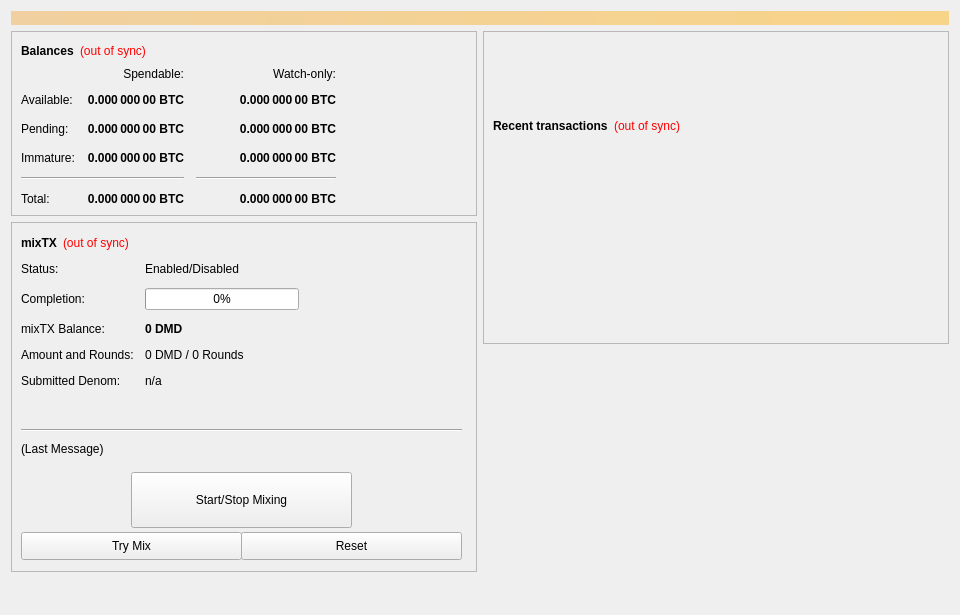
<?xml version="1.0" encoding="UTF-8"?>
<ui version="4.0">
 <class>OverviewPage</class>
 <widget class="QWidget" name="OverviewPage">
  <property name="geometry">
   <rect>
    <x>0</x>
    <y>0</y>
    <width>960</width>
    <height>615</height>
   </rect>
  </property>
  <property name="minimumSize">
   <size>
    <width>960</width>
    <height>0</height>
   </size>
  </property>
  <property name="windowTitle">
   <string>Form</string>
  </property>
  <layout class="QVBoxLayout" name="topLayout">
   <item>
    <widget class="QLabel" name="labelAlerts">
     <property name="visible">
      <bool>false</bool>
     </property>
     <property name="styleSheet">
      <string notr="true">background-color: qlineargradient(x1: 0, y1: 0, x2: 1, y2: 0, stop:0 #F0D0A0, stop:1 #F8D488); color:#000000;</string>
     </property>
     <property name="wordWrap">
      <bool>true</bool>
     </property>
     <property name="margin">
      <number>3</number>
     </property>
    </widget>
   </item>
   <item>
    <layout class="QHBoxLayout" name="horizontalLayout" stretch="1,1">
     <item>
      <layout class="QVBoxLayout" name="verticalLayout_2">
       <item>
        <widget class="QFrame" name="frame">
         <property name="frameShape">
          <enum>QFrame::StyledPanel</enum>
         </property>
         <property name="frameShadow">
          <enum>QFrame::Raised</enum>
         </property>
         <layout class="QVBoxLayout" name="verticalLayout_4">
          <item>
           <layout class="QHBoxLayout" name="horizontalLayout_4">
            <item>
             <widget class="QLabel" name="label_5">
              <property name="font">
               <font>
                <weight>75</weight>
                <bold>true</bold>
               </font>
              </property>
              <property name="text">
               <string>Balances</string>
              </property>
             </widget>
            </item>
            <item>
             <widget class="QLabel" name="labelWalletStatus">
              <property name="cursor">
               <cursorShape>WhatsThisCursor</cursorShape>
              </property>
              <property name="toolTip">
               <string>The displayed information may be out of date. Your wallet automatically synchronizes with the DMD network after a connection is established, but this process has not completed yet.</string>
              </property>
              <property name="styleSheet">
               <string notr="true">QLabel { color: red; }</string>
              </property>
              <property name="text">
               <string notr="true">(out of sync)</string>
              </property>
              <property name="alignment">
               <set>Qt::AlignLeading|Qt::AlignLeft|Qt::AlignVCenter</set>
              </property>
             </widget>
            </item>
            <item>
             <spacer name="horizontalSpacer_3">
              <property name="orientation">
               <enum>Qt::Horizontal</enum>
              </property>
              <property name="sizeHint" stdset="0">
               <size>
                <width>40</width>
                <height>20</height>
               </size>
              </property>
             </spacer>
            </item>
           </layout>
          </item>
          <item>
           <layout class="QGridLayout" name="gridLayout">
            <property name="spacing">
             <number>12</number>
            </property>
            <item row="2" column="2">
             <widget class="QLabel" name="labelWatchPending">
              <property name="font">
               <font>
                <weight>75</weight>
                <bold>true</bold>
               </font>
              </property>
              <property name="cursor">
               <cursorShape>IBeamCursor</cursorShape>
              </property>
              <property name="toolTip">
               <string>Unconfirmed transactions to watch-only addresses</string>
              </property>
              <property name="text">
               <string notr="true">0.000 000 00 BTC</string>
              </property>
              <property name="alignment">
               <set>Qt::AlignRight|Qt::AlignTrailing|Qt::AlignVCenter</set>
              </property>
              <property name="textInteractionFlags">
               <set>Qt::LinksAccessibleByMouse|Qt::TextSelectableByKeyboard|Qt::TextSelectableByMouse</set>
              </property>
             </widget>
            </item>
            <item row="2" column="1">
             <widget class="QLabel" name="labelUnconfirmed">
              <property name="font">
               <font>
                <weight>75</weight>
                <bold>true</bold>
               </font>
              </property>
              <property name="cursor">
               <cursorShape>IBeamCursor</cursorShape>
              </property>
              <property name="toolTip">
               <string>Total of transactions that have yet to be confirmed, and do not yet count toward the spendable balance</string>
              </property>
              <property name="text">
               <string notr="true">0.000 000 00 BTC</string>
              </property>
              <property name="alignment">
               <set>Qt::AlignRight|Qt::AlignTrailing|Qt::AlignVCenter</set>
              </property>
              <property name="textInteractionFlags">
               <set>Qt::LinksAccessibleByMouse|Qt::TextSelectableByKeyboard|Qt::TextSelectableByMouse</set>
              </property>
             </widget>
            </item>
            <item row="3" column="2">
             <widget class="QLabel" name="labelWatchImmature">
              <property name="font">
               <font>
                <weight>75</weight>
                <bold>true</bold>
               </font>
              </property>
              <property name="cursor">
               <cursorShape>IBeamCursor</cursorShape>
              </property>
              <property name="toolTip">
               <string>Staked or masternode rewards in watch-only addresses that has not yet matured</string>
              </property>
              <property name="text">
               <string notr="true">0.000 000 00 BTC</string>
              </property>
              <property name="alignment">
               <set>Qt::AlignRight|Qt::AlignTrailing|Qt::AlignVCenter</set>
              </property>
              <property name="textInteractionFlags">
               <set>Qt::LinksAccessibleByMouse|Qt::TextSelectableByKeyboard|Qt::TextSelectableByMouse</set>
              </property>
             </widget>
            </item>
            <item row="4" column="0" colspan="2">
             <widget class="Line" name="lineSpendableBalance">
              <property name="orientation">
               <enum>Qt::Horizontal</enum>
              </property>
             </widget>
            </item>
            <item row="4" column="2">
             <widget class="Line" name="lineWatchBalance">
              <property name="sizePolicy">
               <sizepolicy hsizetype="Preferred" vsizetype="Fixed">
                <horstretch>0</horstretch>
                <verstretch>0</verstretch>
               </sizepolicy>
              </property>
              <property name="minimumSize">
               <size>
                <width>140</width>
                <height>0</height>
               </size>
              </property>
              <property name="orientation">
               <enum>Qt::Horizontal</enum>
              </property>
             </widget>
            </item>
            <item row="5" column="0">
             <widget class="QLabel" name="labelTotalText">
              <property name="text">
               <string>Total:</string>
              </property>
             </widget>
            </item>
            <item row="3" column="1">
             <widget class="QLabel" name="labelImmature">
              <property name="font">
               <font>
                <weight>75</weight>
                <bold>true</bold>
               </font>
              </property>
              <property name="cursor">
               <cursorShape>IBeamCursor</cursorShape>
              </property>
              <property name="toolTip">
               <string>Staked or masternode rewards that has not yet matured</string>
              </property>
              <property name="text">
               <string notr="true">0.000 000 00 BTC</string>
              </property>
              <property name="alignment">
               <set>Qt::AlignRight|Qt::AlignTrailing|Qt::AlignVCenter</set>
              </property>
              <property name="textInteractionFlags">
               <set>Qt::LinksAccessibleByMouse|Qt::TextSelectableByKeyboard|Qt::TextSelectableByMouse</set>
              </property>
             </widget>
            </item>
            <item row="2" column="3">
             <spacer name="horizontalSpacer_2">
              <property name="orientation">
               <enum>Qt::Horizontal</enum>
              </property>
              <property name="sizeHint" stdset="0">
               <size>
                <width>40</width>
                <height>20</height>
               </size>
              </property>
             </spacer>
            </item>
            <item row="3" column="0">
             <widget class="QLabel" name="labelImmatureText">
              <property name="text">
               <string>Immature:</string>
              </property>
             </widget>
            </item>
            <item row="5" column="1">
             <widget class="QLabel" name="labelTotal">
              <property name="font">
               <font>
                <weight>75</weight>
                <bold>true</bold>
               </font>
              </property>
              <property name="cursor">
               <cursorShape>IBeamCursor</cursorShape>
              </property>
              <property name="toolTip">
               <string>Your current total balance</string>
              </property>
              <property name="text">
               <string notr="true">0.000 000 00 BTC</string>
              </property>
              <property name="alignment">
               <set>Qt::AlignRight|Qt::AlignTrailing|Qt::AlignVCenter</set>
              </property>
              <property name="textInteractionFlags">
               <set>Qt::LinksAccessibleByMouse|Qt::TextSelectableByKeyboard|Qt::TextSelectableByMouse</set>
              </property>
             </widget>
            </item>
            <item row="5" column="2">
             <widget class="QLabel" name="labelWatchTotal">
              <property name="font">
               <font>
                <weight>75</weight>
                <bold>true</bold>
               </font>
              </property>
              <property name="cursor">
               <cursorShape>IBeamCursor</cursorShape>
              </property>
              <property name="toolTip">
               <string>Current total balance in watch-only addresses</string>
              </property>
              <property name="text">
               <string notr="true">0.000 000 00 BTC</string>
              </property>
              <property name="alignment">
               <set>Qt::AlignRight|Qt::AlignTrailing|Qt::AlignVCenter</set>
              </property>
              <property name="textInteractionFlags">
               <set>Qt::LinksAccessibleByMouse|Qt::TextSelectableByKeyboard|Qt::TextSelectableByMouse</set>
              </property>
             </widget>
            </item>
            <item row="0" column="2">
             <widget class="QLabel" name="labelWatchonly">
              <property name="text">
               <string>Watch-only:</string>
              </property>
              <property name="alignment">
               <set>Qt::AlignRight|Qt::AlignTrailing|Qt::AlignVCenter</set>
              </property>
             </widget>
            </item>
            <item row="1" column="0">
             <widget class="QLabel" name="labelBalanceText">
              <property name="text">
               <string>Available:</string>
              </property>
             </widget>
            </item>
            <item row="1" column="1">
             <widget class="QLabel" name="labelBalance">
              <property name="font">
               <font>
                <weight>75</weight>
                <bold>true</bold>
               </font>
              </property>
              <property name="cursor">
               <cursorShape>IBeamCursor</cursorShape>
              </property>
              <property name="toolTip">
               <string>Your current spendable balance</string>
              </property>
              <property name="text">
               <string notr="true">0.000 000 00 BTC</string>
              </property>
              <property name="alignment">
               <set>Qt::AlignRight|Qt::AlignTrailing|Qt::AlignVCenter</set>
              </property>
              <property name="textInteractionFlags">
               <set>Qt::LinksAccessibleByMouse|Qt::TextSelectableByKeyboard|Qt::TextSelectableByMouse</set>
              </property>
             </widget>
            </item>
            <item row="1" column="2">
             <widget class="QLabel" name="labelWatchAvailable">
              <property name="font">
               <font>
                <weight>75</weight>
                <bold>true</bold>
               </font>
              </property>
              <property name="cursor">
               <cursorShape>IBeamCursor</cursorShape>
              </property>
              <property name="toolTip">
               <string>Your current balance in watch-only addresses</string>
              </property>
              <property name="text">
               <string notr="true">0.000 000 00 BTC</string>
              </property>
              <property name="alignment">
               <set>Qt::AlignRight|Qt::AlignTrailing|Qt::AlignVCenter</set>
              </property>
              <property name="textInteractionFlags">
               <set>Qt::LinksAccessibleByMouse|Qt::TextSelectableByKeyboard|Qt::TextSelectableByMouse</set>
              </property>
             </widget>
            </item>
            <item row="2" column="0">
             <widget class="QLabel" name="labelPendingText">
              <property name="text">
               <string>Pending:</string>
              </property>
             </widget>
            </item>
            <item row="0" column="1">
             <widget class="QLabel" name="labelSpendable">
              <property name="text">
               <string>Spendable:</string>
              </property>
              <property name="alignment">
               <set>Qt::AlignRight|Qt::AlignTrailing|Qt::AlignVCenter</set>
              </property>
             </widget>
            </item>
           </layout>
          </item>
         </layout>
        </widget>
       </item>
       <item>
        <widget class="QFrame" name="framemixTX">
         <property name="minimumSize">
          <size>
           <width>0</width>
           <height>350</height>
          </size>
         </property>
         <property name="layoutDirection">
          <enum>Qt::LeftToRight</enum>
         </property>
         <property name="frameShape">
          <enum>QFrame::StyledPanel</enum>
         </property>
         <property name="frameShadow">
          <enum>QFrame::Raised</enum>
         </property>
         <widget class="QWidget" name="formLayoutWidget">
          <property name="geometry">
           <rect>
            <x>10</x>
            <y>40</y>
            <width>451</width>
            <height>161</height>
           </rect>
          </property>
          <layout class="QFormLayout" name="formLayout">
           <property name="fieldGrowthPolicy">
            <enum>QFormLayout::AllNonFixedFieldsGrow</enum>
           </property>
           <property name="horizontalSpacing">
            <number>11</number>
           </property>
           <property name="verticalSpacing">
            <number>12</number>
           </property>
           <item row="0" column="0">
            <widget class="QLabel" name="label_6">
             <property name="text">
              <string>Status:</string>
             </property>
            </widget>
           </item>
           <item row="1" column="0">
            <widget class="QLabel" name="label_7">
             <property name="text">
              <string>Completion:</string>
             </property>
            </widget>
           </item>
           <item row="1" column="1">
            <widget class="QProgressBar" name="mixTXProgress">
             <property name="maximumSize">
              <size>
               <width>154</width>
               <height>16777215</height>
              </size>
             </property>
             <property name="value">
              <number>0</number>
             </property>
            </widget>
           </item>
           <item row="2" column="0">
            <widget class="QLabel" name="labelAnonymizedText">
             <property name="text">
              <string>mixTX Balance:</string>
             </property>
            </widget>
           </item>
           <item row="2" column="1">
            <widget class="QLabel" name="labelAnonymized">
             <property name="font">
              <font>
               <weight>75</weight>
               <bold>true</bold>
              </font>
             </property>
             <property name="text">
              <string notr="true">0 DMD</string>
             </property>
            </widget>
           </item>
           <item row="3" column="0">
            <widget class="QLabel" name="label_8">
             <property name="text">
              <string>Amount and Rounds:</string>
             </property>
            </widget>
           </item>
           <item row="3" column="1">
            <widget class="QLabel" name="labelAmountRounds">
             <property name="text">
              <string>0 DMD / 0 Rounds</string>
             </property>
            </widget>
           </item>
           <item row="4" column="0">
            <widget class="QLabel" name="label_9">
             <property name="text">
              <string>Submitted Denom:</string>
             </property>
            </widget>
           </item>
           <item row="4" column="1">
            <widget class="QLabel" name="labelSubmittedDenom">
             <property name="toolTip">
              <string>The denominations you submitted to the Masternode.&lt;br&gt;To mix, other users must submit the exact same denominations.</string>
             </property>
             <property name="text">
              <string>n/a</string>
             </property>
            </widget>
           </item>
           <item row="0" column="1">
            <widget class="QLabel" name="mixTXEnabled">
             <property name="text">
              <string>Enabled/Disabled</string>
             </property>
            </widget>
           </item>
          </layout>
         </widget>
         <widget class="QPushButton" name="runAutoDenom">
          <property name="geometry">
           <rect>
            <x>251</x>
            <y>17</y>
            <width>1</width>
            <height>1</height>
           </rect>
          </property>
          <property name="palette">
           <palette>
            <active>
             <colorrole role="WindowText">
              <brush brushstyle="SolidPattern">
               <color alpha="255">
                <red>0</red>
                <green>0</green>
                <blue>0</blue>
               </color>
              </brush>
             </colorrole>
             <colorrole role="Button">
              <brush brushstyle="SolidPattern">
               <color alpha="255">
                <red>239</red>
                <green>238</green>
                <blue>238</blue>
               </color>
              </brush>
             </colorrole>
             <colorrole role="Light">
              <brush brushstyle="SolidPattern">
               <color alpha="255">
                <red>255</red>
                <green>255</green>
                <blue>255</blue>
               </color>
              </brush>
             </colorrole>
             <colorrole role="Midlight">
              <brush brushstyle="SolidPattern">
               <color alpha="255">
                <red>247</red>
                <green>246</green>
                <blue>246</blue>
               </color>
              </brush>
             </colorrole>
             <colorrole role="Dark">
              <brush brushstyle="SolidPattern">
               <color alpha="255">
                <red>119</red>
                <green>119</green>
                <blue>119</blue>
               </color>
              </brush>
             </colorrole>
             <colorrole role="Mid">
              <brush brushstyle="SolidPattern">
               <color alpha="255">
                <red>159</red>
                <green>159</green>
                <blue>159</blue>
               </color>
              </brush>
             </colorrole>
             <colorrole role="Text">
              <brush brushstyle="SolidPattern">
               <color alpha="255">
                <red>0</red>
                <green>0</green>
                <blue>0</blue>
               </color>
              </brush>
             </colorrole>
             <colorrole role="BrightText">
              <brush brushstyle="SolidPattern">
               <color alpha="255">
                <red>255</red>
                <green>255</green>
                <blue>255</blue>
               </color>
              </brush>
             </colorrole>
             <colorrole role="ButtonText">
              <brush brushstyle="SolidPattern">
               <color alpha="255">
                <red>0</red>
                <green>0</green>
                <blue>0</blue>
               </color>
              </brush>
             </colorrole>
             <colorrole role="Base">
              <brush brushstyle="SolidPattern">
               <color alpha="255">
                <red>255</red>
                <green>255</green>
                <blue>255</blue>
               </color>
              </brush>
             </colorrole>
             <colorrole role="Window">
              <brush brushstyle="SolidPattern">
               <color alpha="255">
                <red>239</red>
                <green>238</green>
                <blue>238</blue>
               </color>
              </brush>
             </colorrole>
             <colorrole role="Shadow">
              <brush brushstyle="SolidPattern">
               <color alpha="255">
                <red>0</red>
                <green>0</green>
                <blue>0</blue>
               </color>
              </brush>
             </colorrole>
             <colorrole role="AlternateBase">
              <brush brushstyle="SolidPattern">
               <color alpha="255">
                <red>247</red>
                <green>246</green>
                <blue>246</blue>
               </color>
              </brush>
             </colorrole>
             <colorrole role="ToolTipBase">
              <brush brushstyle="SolidPattern">
               <color alpha="255">
                <red>255</red>
                <green>255</green>
                <blue>220</blue>
               </color>
              </brush>
             </colorrole>
             <colorrole role="ToolTipText">
              <brush brushstyle="SolidPattern">
               <color alpha="255">
                <red>0</red>
                <green>0</green>
                <blue>0</blue>
               </color>
              </brush>
             </colorrole>
            </active>
            <inactive>
             <colorrole role="WindowText">
              <brush brushstyle="SolidPattern">
               <color alpha="255">
                <red>0</red>
                <green>0</green>
                <blue>0</blue>
               </color>
              </brush>
             </colorrole>
             <colorrole role="Button">
              <brush brushstyle="SolidPattern">
               <color alpha="255">
                <red>239</red>
                <green>238</green>
                <blue>238</blue>
               </color>
              </brush>
             </colorrole>
             <colorrole role="Light">
              <brush brushstyle="SolidPattern">
               <color alpha="255">
                <red>255</red>
                <green>255</green>
                <blue>255</blue>
               </color>
              </brush>
             </colorrole>
             <colorrole role="Midlight">
              <brush brushstyle="SolidPattern">
               <color alpha="255">
                <red>247</red>
                <green>246</green>
                <blue>246</blue>
               </color>
              </brush>
             </colorrole>
             <colorrole role="Dark">
              <brush brushstyle="SolidPattern">
               <color alpha="255">
                <red>119</red>
                <green>119</green>
                <blue>119</blue>
               </color>
              </brush>
             </colorrole>
             <colorrole role="Mid">
              <brush brushstyle="SolidPattern">
               <color alpha="255">
                <red>159</red>
                <green>159</green>
                <blue>159</blue>
               </color>
              </brush>
             </colorrole>
             <colorrole role="Text">
              <brush brushstyle="SolidPattern">
               <color alpha="255">
                <red>0</red>
                <green>0</green>
                <blue>0</blue>
               </color>
              </brush>
             </colorrole>
             <colorrole role="BrightText">
              <brush brushstyle="SolidPattern">
               <color alpha="255">
                <red>255</red>
                <green>255</green>
                <blue>255</blue>
               </color>
              </brush>
             </colorrole>
             <colorrole role="ButtonText">
              <brush brushstyle="SolidPattern">
               <color alpha="255">
                <red>0</red>
                <green>0</green>
                <blue>0</blue>
               </color>
              </brush>
             </colorrole>
             <colorrole role="Base">
              <brush brushstyle="SolidPattern">
               <color alpha="255">
                <red>255</red>
                <green>255</green>
                <blue>255</blue>
               </color>
              </brush>
             </colorrole>
             <colorrole role="Window">
              <brush brushstyle="SolidPattern">
               <color alpha="255">
                <red>239</red>
                <green>238</green>
                <blue>238</blue>
               </color>
              </brush>
             </colorrole>
             <colorrole role="Shadow">
              <brush brushstyle="SolidPattern">
               <color alpha="255">
                <red>0</red>
                <green>0</green>
                <blue>0</blue>
               </color>
              </brush>
             </colorrole>
             <colorrole role="AlternateBase">
              <brush brushstyle="SolidPattern">
               <color alpha="255">
                <red>247</red>
                <green>246</green>
                <blue>246</blue>
               </color>
              </brush>
             </colorrole>
             <colorrole role="ToolTipBase">
              <brush brushstyle="SolidPattern">
               <color alpha="255">
                <red>255</red>
                <green>255</green>
                <blue>220</blue>
               </color>
              </brush>
             </colorrole>
             <colorrole role="ToolTipText">
              <brush brushstyle="SolidPattern">
               <color alpha="255">
                <red>0</red>
                <green>0</green>
                <blue>0</blue>
               </color>
              </brush>
             </colorrole>
            </inactive>
            <disabled>
             <colorrole role="WindowText">
              <brush brushstyle="SolidPattern">
               <color alpha="255">
                <red>119</red>
                <green>119</green>
                <blue>119</blue>
               </color>
              </brush>
             </colorrole>
             <colorrole role="Button">
              <brush brushstyle="SolidPattern">
               <color alpha="255">
                <red>239</red>
                <green>238</green>
                <blue>238</blue>
               </color>
              </brush>
             </colorrole>
             <colorrole role="Light">
              <brush brushstyle="SolidPattern">
               <color alpha="255">
                <red>255</red>
                <green>255</green>
                <blue>255</blue>
               </color>
              </brush>
             </colorrole>
             <colorrole role="Midlight">
              <brush brushstyle="SolidPattern">
               <color alpha="255">
                <red>247</red>
                <green>246</green>
                <blue>246</blue>
               </color>
              </brush>
             </colorrole>
             <colorrole role="Dark">
              <brush brushstyle="SolidPattern">
               <color alpha="255">
                <red>119</red>
                <green>119</green>
                <blue>119</blue>
               </color>
              </brush>
             </colorrole>
             <colorrole role="Mid">
              <brush brushstyle="SolidPattern">
               <color alpha="255">
                <red>159</red>
                <green>159</green>
                <blue>159</blue>
               </color>
              </brush>
             </colorrole>
             <colorrole role="Text">
              <brush brushstyle="SolidPattern">
               <color alpha="255">
                <red>119</red>
                <green>119</green>
                <blue>119</blue>
               </color>
              </brush>
             </colorrole>
             <colorrole role="BrightText">
              <brush brushstyle="SolidPattern">
               <color alpha="255">
                <red>255</red>
                <green>255</green>
                <blue>255</blue>
               </color>
              </brush>
             </colorrole>
             <colorrole role="ButtonText">
              <brush brushstyle="SolidPattern">
               <color alpha="255">
                <red>119</red>
                <green>119</green>
                <blue>119</blue>
               </color>
              </brush>
             </colorrole>
             <colorrole role="Base">
              <brush brushstyle="SolidPattern">
               <color alpha="255">
                <red>239</red>
                <green>238</green>
                <blue>238</blue>
               </color>
              </brush>
             </colorrole>
             <colorrole role="Window">
              <brush brushstyle="SolidPattern">
               <color alpha="255">
                <red>239</red>
                <green>238</green>
                <blue>238</blue>
               </color>
              </brush>
             </colorrole>
             <colorrole role="Shadow">
              <brush brushstyle="SolidPattern">
               <color alpha="255">
                <red>0</red>
                <green>0</green>
                <blue>0</blue>
               </color>
              </brush>
             </colorrole>
             <colorrole role="AlternateBase">
              <brush brushstyle="SolidPattern">
               <color alpha="255">
                <red>239</red>
                <green>238</green>
                <blue>238</blue>
               </color>
              </brush>
             </colorrole>
             <colorrole role="ToolTipBase">
              <brush brushstyle="SolidPattern">
               <color alpha="255">
                <red>255</red>
                <green>255</green>
                <blue>220</blue>
               </color>
              </brush>
             </colorrole>
             <colorrole role="ToolTipText">
              <brush brushstyle="SolidPattern">
               <color alpha="255">
                <red>0</red>
                <green>0</green>
                <blue>0</blue>
               </color>
              </brush>
             </colorrole>
            </disabled>
           </palette>
          </property>
          <property name="focusPolicy">
           <enum>Qt::NoFocus</enum>
          </property>
          <property name="autoFillBackground">
           <bool>true</bool>
          </property>
          <property name="text">
           <string/>
          </property>
          <property name="flat">
           <bool>true</bool>
          </property>
         </widget>
         <widget class="QPushButton" name="togglemixTX">
          <property name="geometry">
           <rect>
            <x>120</x>
            <y>250</y>
            <width>221</width>
            <height>56</height>
           </rect>
          </property>
          <property name="sizePolicy">
           <sizepolicy hsizetype="MinimumExpanding" vsizetype="Fixed">
            <horstretch>0</horstretch>
            <verstretch>0</verstretch>
           </sizepolicy>
          </property>
          <property name="text">
           <string>Start/Stop Mixing</string>
          </property>
         </widget>
         <widget class="Line" name="lineLastMessage">
          <property name="geometry">
           <rect>
            <x>10</x>
            <y>200</y>
            <width>441</width>
            <height>16</height>
           </rect>
          </property>
          <property name="orientation">
           <enum>Qt::Horizontal</enum>
          </property>
         </widget>
         <widget class="QLabel" name="mixTXStatus">
          <property name="geometry">
           <rect>
            <x>10</x>
            <y>220</y>
            <width>451</width>
            <height>61</height>
           </rect>
          </property>
          <property name="minimumSize">
           <size>
            <width>288</width>
            <height>43</height>
           </size>
          </property>
          <property name="text">
           <string>(Last Message)</string>
          </property>
          <property name="alignment">
           <set>Qt::AlignLeading|Qt::AlignLeft|Qt::AlignTop</set>
          </property>
          <property name="wordWrap">
           <bool>true</bool>
          </property>
         </widget>
         <widget class="QPushButton" name="mixTXAuto">
          <property name="geometry">
           <rect>
            <x>10</x>
            <y>310</y>
            <width>221</width>
            <height>28</height>
           </rect>
          </property>
          <property name="sizePolicy">
           <sizepolicy hsizetype="MinimumExpanding" vsizetype="Fixed">
            <horstretch>0</horstretch>
            <verstretch>0</verstretch>
           </sizepolicy>
          </property>
          <property name="toolTip">
           <string>Try to manually submit a mixTX request.</string>
          </property>
          <property name="text">
           <string>Try Mix</string>
          </property>
         </widget>
         <widget class="QPushButton" name="mixTXReset">
          <property name="geometry">
           <rect>
            <x>230</x>
            <y>310</y>
            <width>221</width>
            <height>28</height>
           </rect>
          </property>
          <property name="sizePolicy">
           <sizepolicy hsizetype="MinimumExpanding" vsizetype="Fixed">
            <horstretch>0</horstretch>
            <verstretch>0</verstretch>
           </sizepolicy>
          </property>
          <property name="toolTip">
           <string>Reset the current status of mixTX (can interrupt mixTX if it's in the process of Mixing, which can cost you money!)</string>
          </property>
          <property name="autoFillBackground">
           <bool>false</bool>
          </property>
          <property name="text">
           <string>Reset</string>
          </property>
         </widget>
         <widget class="QWidget" name="layoutWidget">
          <property name="geometry">
           <rect>
            <x>10</x>
            <y>10</y>
            <width>431</width>
            <height>22</height>
           </rect>
          </property>
          <layout class="QHBoxLayout" name="horizontalLayout_5">
           <item>
            <widget class="QLabel" name="label_2">
             <property name="font">
              <font>
               <weight>75</weight>
               <bold>true</bold>
              </font>
             </property>
             <property name="text">
              <string>mixTX</string>
             </property>
            </widget>
           </item>
           <item>
            <widget class="QLabel" name="labelmixTXSyncStatus">
             <property name="toolTip">
              <string>The displayed information may be out of date. Your wallet automatically synchronizes with the DMD network after a connection is established, but this process has not completed yet.</string>
             </property>
             <property name="styleSheet">
              <string notr="true">QLabel { color: red; }</string>
             </property>
             <property name="text">
              <string notr="true">(out of sync)</string>
             </property>
             <property name="alignment">
              <set>Qt::AlignLeading|Qt::AlignLeft|Qt::AlignVCenter</set>
             </property>
            </widget>
           </item>
           <item>
            <spacer name="horizontalSpacer_4">
             <property name="orientation">
              <enum>Qt::Horizontal</enum>
             </property>
             <property name="sizeHint" stdset="0">
              <size>
               <width>40</width>
               <height>20</height>
              </size>
             </property>
            </spacer>
           </item>
          </layout>
         </widget>
        </widget>
       </item>
       <item>
        <spacer name="verticalSpacer">
         <property name="orientation">
          <enum>Qt::Vertical</enum>
         </property>
         <property name="sizeHint" stdset="0">
          <size>
           <width>20</width>
           <height>40</height>
          </size>
         </property>
        </spacer>
       </item>
      </layout>
     </item>
     <item>
      <layout class="QVBoxLayout" name="verticalLayout_3">
       <item>
        <widget class="QFrame" name="frame_2">
         <property name="frameShape">
          <enum>QFrame::StyledPanel</enum>
         </property>
         <property name="frameShadow">
          <enum>QFrame::Raised</enum>
         </property>
         <layout class="QVBoxLayout" name="verticalLayout">
          <item>
           <spacer name="verticalSpacer_3">
            <property name="orientation">
             <enum>Qt::Vertical</enum>
            </property>
            <property name="sizeType">
             <enum>QSizePolicy::Fixed</enum>
            </property>
            <property name="sizeHint" stdset="0">
             <size>
              <width>20</width>
              <height>75</height>
             </size>
            </property>
           </spacer>
          </item>
          <item>
           <layout class="QHBoxLayout" name="horizontalLayout_2">
            <item>
             <widget class="QLabel" name="label_4">
              <property name="font">
               <font>
                <weight>75</weight>
                <bold>true</bold>
               </font>
              </property>
              <property name="text">
               <string>Recent transactions</string>
              </property>
             </widget>
            </item>
            <item>
             <widget class="QLabel" name="labelTransactionsStatus">
              <property name="cursor">
               <cursorShape>WhatsThisCursor</cursorShape>
              </property>
              <property name="toolTip">
               <string>The displayed information may be out of date. Your wallet automatically synchronizes with the DMD network after a connection is established, but this process has not completed yet.</string>
              </property>
              <property name="styleSheet">
               <string notr="true">QLabel { color: red; }</string>
              </property>
              <property name="text">
               <string notr="true">(out of sync)</string>
              </property>
              <property name="alignment">
               <set>Qt::AlignRight|Qt::AlignTrailing|Qt::AlignVCenter</set>
              </property>
             </widget>
            </item>
            <item>
             <spacer name="horizontalSpacer">
              <property name="orientation">
               <enum>Qt::Horizontal</enum>
              </property>
              <property name="sizeHint" stdset="0">
               <size>
                <width>40</width>
                <height>20</height>
               </size>
              </property>
             </spacer>
            </item>
           </layout>
          </item>
          <item>
           <widget class="QListView" name="listTransactions">
            <property name="styleSheet">
             <string notr="true">QListView { background: transparent; }</string>
            </property>
            <property name="frameShape">
             <enum>QFrame::NoFrame</enum>
            </property>
            <property name="verticalScrollBarPolicy">
             <enum>Qt::ScrollBarAlwaysOff</enum>
            </property>
            <property name="horizontalScrollBarPolicy">
             <enum>Qt::ScrollBarAlwaysOff</enum>
            </property>
            <property name="selectionMode">
             <enum>QAbstractItemView::NoSelection</enum>
            </property>
           </widget>
          </item>
         </layout>
        </widget>
       </item>
       <item>
        <spacer name="verticalSpacer_2">
         <property name="orientation">
          <enum>Qt::Vertical</enum>
         </property>
         <property name="sizeType">
          <enum>QSizePolicy::Expanding</enum>
         </property>
         <property name="sizeHint" stdset="0">
          <size>
           <width>20</width>
           <height>40</height>
          </size>
         </property>
        </spacer>
       </item>
      </layout>
     </item>
    </layout>
   </item>
  </layout>
 </widget>
 <resources/>
 <connections/>
</ui>
